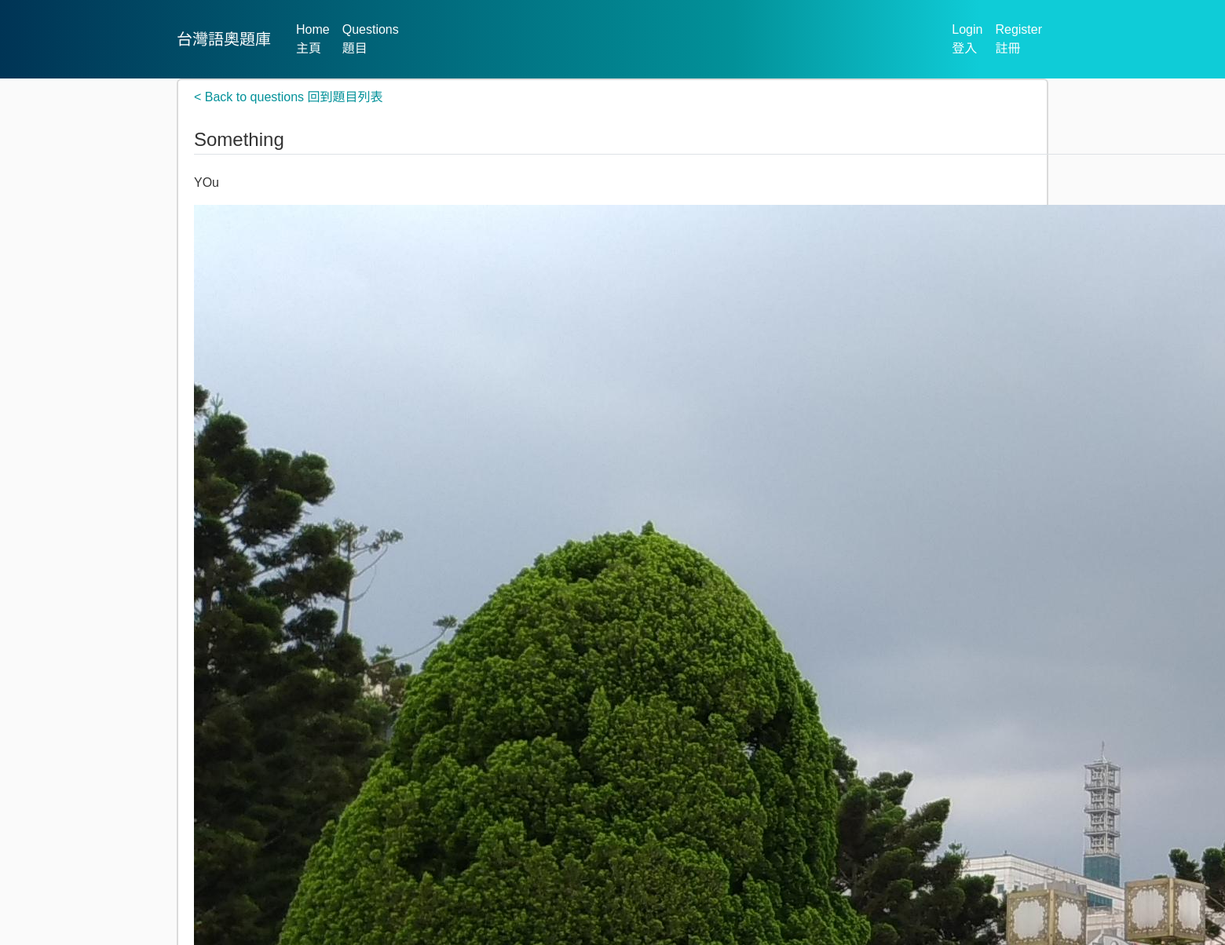
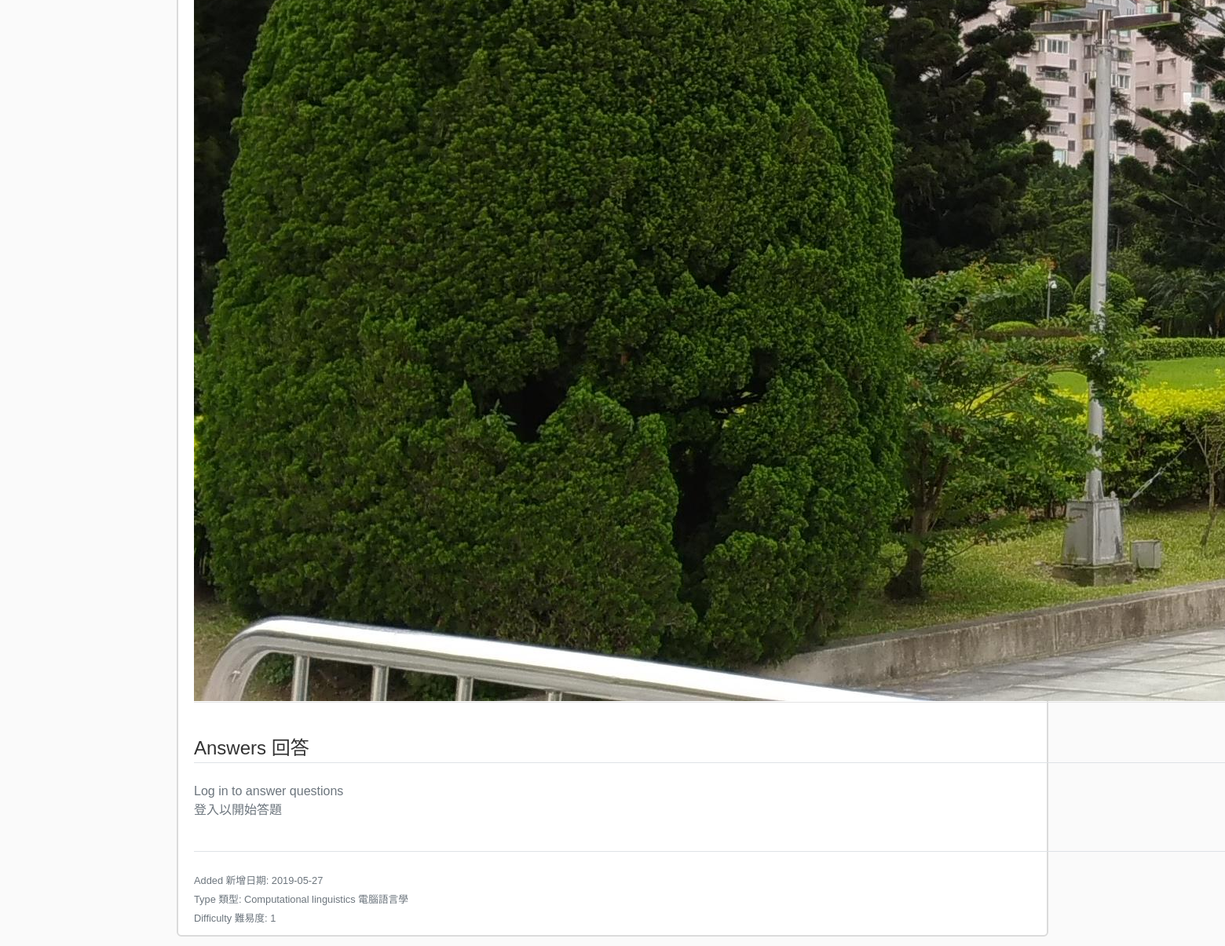
Screenshot of /question/1 with the database file from the repository (2 pictures, top to bottom).
### flasktol/models.py (models this page shows, shortened)
class Question(db.Model):
    id = db.Column(db.Integer, primary_key=True)
    title = db.Column(db.String(100), nullable=False)
    date_posted = db.Column(db.DateTime, nullable=False, default=datetime.utcnow)
    content = db.Column(db.Text)
    content_file = db.Column(db.String(20))
    access = db.Column(db.Integer, nullable=False, default=1)
    difficulty = db.Column(db.Integer, nullable=False, default=1)
    tags= db.Column(db.Text)
    source = db.Column(db.String(100))
    solution = db.Column(db.Text)
    solution_file= db.Column(db.String(20))
    open_solution= db.Column(db.Boolean, nullable=False, default=False)
    special_characters=db.Column(db.Text)
    answers = db.relationship('Answer', backref='solveq', lazy=True)

### flasktol/questions/routes.py (the view)
@questions.route("/question/<int:question_id>")
def question(question_id):
    question = Question.query.get_or_404(question_id)
    if question.access > 1 and not current_user.is_authenticated:
        abort(403)
    elif current_user.is_authenticated:
        if question.access > current_user.access:
            abort(403)
    if current_user.is_authenticated:
        if current_user.is_admin():
            answerlist = Answer.query.filter_by(question_id=question.id).order_by(Answer.date_submitted.desc())
        else:
            answerlist = Answer.query.filter_by(question_id=question.id, user_id=current_user.id).order_by(Answer.date_submitted.desc())
    else:
        answerlist = []
    if question.content_file:
        content_file = url_for('static', filename='question_files/' + question.content_file)
        _, f_ext = os.path.splitext(question.content_file)
        if f_ext == '.pdf':
            ispdf=True
        else:
            ispdf=False
    else:
        content_file=None
        ispdf=False
    return render_template('question.html', title=question.title, content_file=content_file, question=question, ispdf=ispdf, answerlist=answerlist)

### flasktol/templates/question.html (shortened to what this page needs)
{% extends "layout.html" %}
{% block content %}
	<article class="media content-section">
	  <div class="media-body">
	    <div class="article-metadata">
			<a href="{{url_for('questions.question_list',sort_type='id',a_d_order='b')}}"> < Back to questions 回到題目列表</a>
			<br />
			<br />
            <legend class='border-bottom mb-4'> {{ question.title }}</legend>
		    <p class="article-content">{{ question.content }}</p>
		    {% if question.content_file %}
		    	{% if ispdf %}
					<embed src="{{content_file}}" type="application/pdf"   height="1000px" width="100%">
		    	{% else %}
		    		<img src="{{content_file}}">
		    	{% endif %}
		    {% endif %}
	  </div>
    <legend class='border-bottom mb-4'> <br/> Answers 回答</legend>
    {% if answerlist==[] %}
      <p class='text-muted'>Log in to answer questions<br/>登入以開始答題 </p>
    {% else %}
      {% for answer in answerlist %}
        <a href="{{url_for('answers.answer',answer_id=answer.id)}}"><p>{{answer.answerer.username}} on {{ answer.date_submitted.strftime("%Y-%m-%d %H:%M:%S") }} </p></a>
      {% endfor %}
    {% endif %}
    <br>
    <legend class='border-bottom mb-4'></legend>
    <small class="text-muted">Added 新增日期: {{ question.date_posted.strftime("%Y-%m-%d") }}
    <br>Type 類型: {{question.tags}}
    <br>Difficulty 難易度: {{question.difficulty}}</small>
</div>
</article>
{% endblock content%}

### flasktol/static/main.css (style rules this page uses)
body { background: #fafafa; color: #333333; margin-top: 5rem; }
.content-section { background: #ffffff; padding: 10px 20px; border: 2px solid #DBDBDB; border-radius: 6px; margin-bottom: 20px; }
.article-content { white-space: pre-line; }
.article-metadata { padding-bottom: 1px; margin-bottom: 4px; border-bottom: 1px solid #e3e3e3 }
a { color: #029199; }

### flasktol/templates/layout.html (style rules this page uses)
body { font-family: 'Noto Sans TC', sans-serif; }

### rows the page displays
Question: title "Something", content "YOu", date_posted "2019-05-27", tags "Computational linguistics 電腦語言學", difficulty "1"
